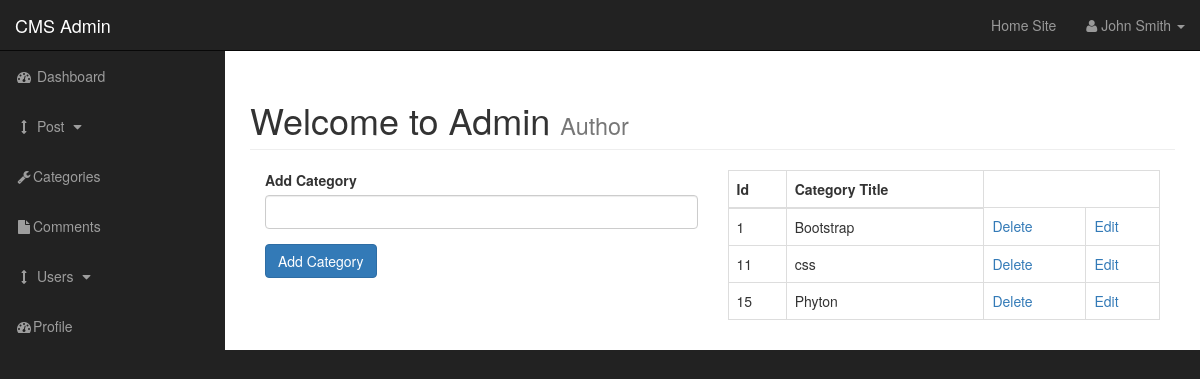
The app's page /cms/admin/categories.php with its own data.
### tables this page shows
CREATE TABLE `categories` (
  `cat_id` int(3) NOT NULL,
  `cat_title` varchar(255) NOT NULL
);

### cms/admin/categories.php (the view, shortened to what this page needs)
<?php include "includes/admin_header.php";?>
<div id="wrapper">
    <?php include "includes/admin_navigation.php";?>
    <div id="page-wrapper">
        <div class="container-fluid">
            <div class="row">
                <div class="col-lg-12">
                    <h1 class="page-header">
                        Welcome to Admin
                        <small>Author</small>
                    </h1>
                    <div class="col-xs-6">
                        <form action="" method="post">
                            <div class="form-group">
                                <label for="cat_title">Add Category</label>
                                <input class="form-control" type="text" name="cat_title">
                            </div>
                            <div class="form-group">
                                <input class="btn btn-primary" type="submit" name="create" value="Add Category">
                            </div>
                        </form>
                    </div>
                    <div class="col-xs-6">
                        <table class="table table-bordered table-hover">
                            <thead>
                                <tr>
                                    <th>Id</th>
                                    <th>Category Title</th>
                                </tr>
                            </thead>
                            <tbody>
                                <?php
                                    $query = "SELECT * FROM categories";
                                    $select_all_categories_admin = mysqli_query($connection, $query);
                                    while($row = mysqli_fetch_assoc($select_all_categories_admin)){
                                    $cat_id = $row["cat_id"];
                                    $cat_title = $row["cat_title"];
                                ?>
                                <tr>
                                    <td><?php echo $cat_id;?></td>
                                    <td><?php echo $cat_title;?></td>
                                    <td>
                                        <a href="categories.php?delete=<?php echo $cat_id;?>">Delete</a>
                                    </td>
                                    <td>
                                        <a href="categories.php?edit=<?php echo $cat_id;?>">Edit</a>
                                    </td>
                                </tr>
                                <?php
                            }
                        ?>
                            </tbody>
                        </table>
                    </div>
                </div>
            </div>
        </div>
        <?php include "includes/admin_footer.php";?>

### cms/admin/css/sb-admin.css (style rules this page uses)
body { margin-top: 100px; background-color: #222; }
@media (min-width:768px) { body { margin-top: 50px; } }
#wrapper { padding-left: 0; }
#page-wrapper { width: 100%; padding: 0; background-color: #fff; }
@media (min-width:768px) { #wrapper { padding-left: 225px; } }
@media (min-width:768px) { #page-wrapper { padding: 10px; } }

### records on screen
categories: cat_id "1", cat_title "Bootstrap"
categories: cat_id "11", cat_title "css"
categories: cat_id "15", cat_title "Phyton"
